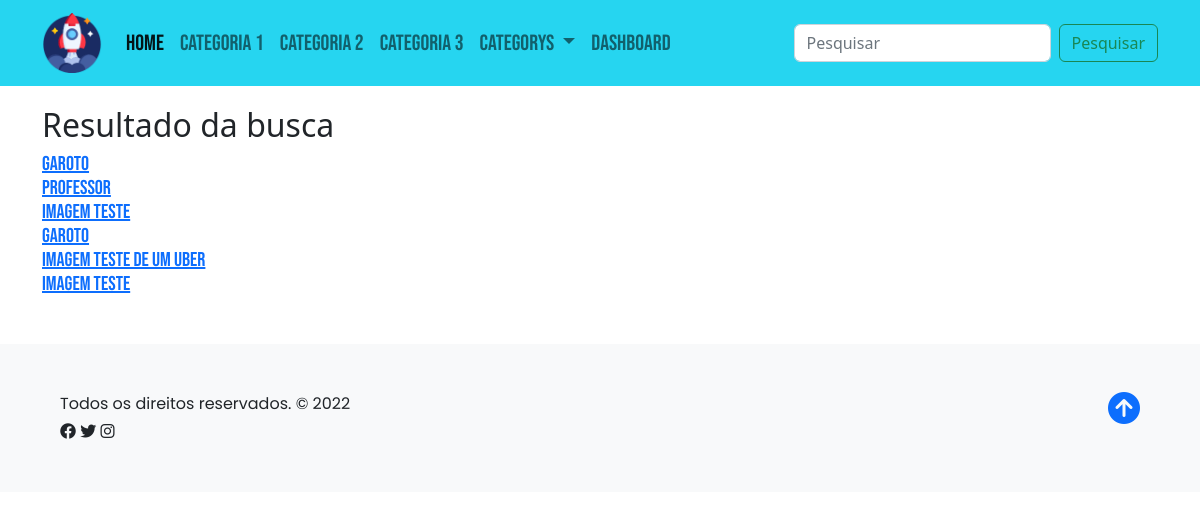
The page /buscar.php on the database its author committed.
### tables this page shows
CREATE TABLE `posts` (
  `id` int(11) NOT NULL,
  `title` varchar(30) NOT NULL,
  `description` longtext NOT NULL,
  `category` varchar(20) NOT NULL,
  `data` date NOT NULL,
  `image` varchar(150) NOT NULL
);

### buscar.php (the view)
<?php
    include_once('config/connection.php');
    $buscar = $_POST['buscar'];
    $stmt = $conectar->prepare("SELECT * FROM posts WHERE title LIKE '%$buscar%'");
    $stmt->execute();
    $search = $stmt->fetchAll();
    include('header.php');
?>
    <div class="container">
        <h2>Resultado da busca</h2>
        <?php foreach($search as $key => $value): ?>
            <h5 class="card-title">
                <a href="viewPost.php?id=<?= $value["id"] ?>">	<?= $value["title"] ?></a>
            </h5>
        <?php endforeach; ?>
    </div>
<?php include "footer.php"; ?>

### css/style-index.css (style rules this page uses)
.bebas, h5 { font-size: 50px; font-family: 'Bebas Neue', cursive; }

### rows shown on the page
posts: title "Garoto"
posts: title "Professor"
posts: title "Imagem teste"
posts: title "Garoto"
posts: title "Imagem teste DE UM UBER"
posts: title "Imagem teste"
